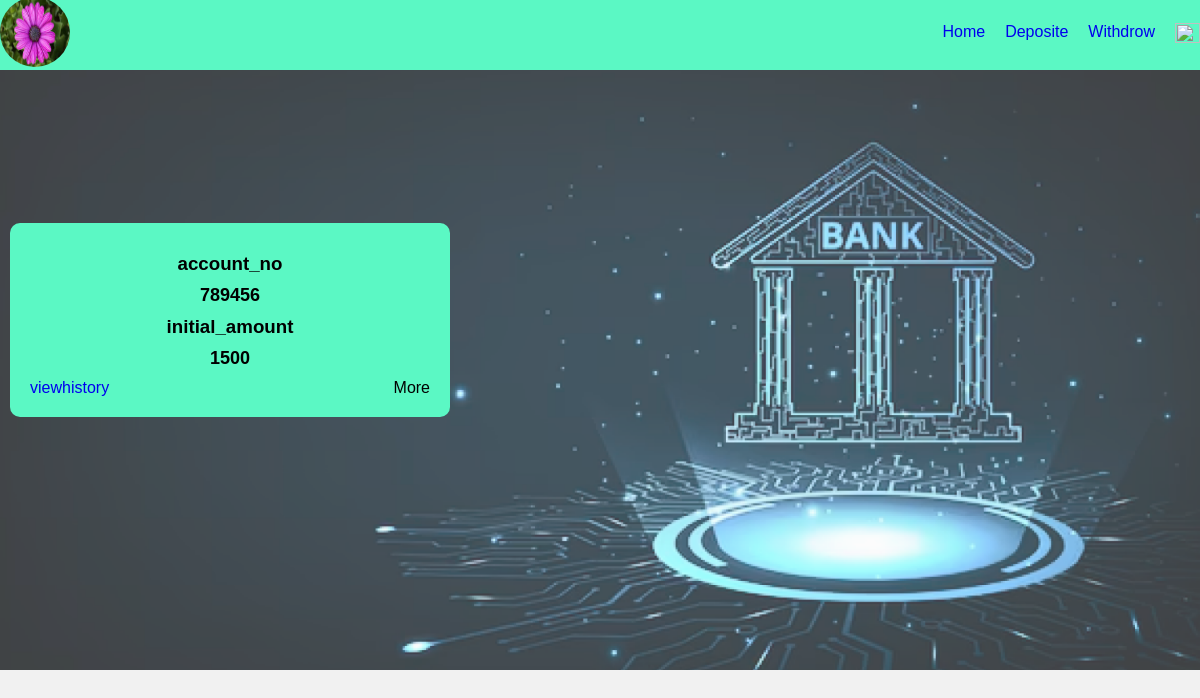
/userhome (signed in), run on the app's committed database.
### app/models.py (models this page shows, shortened)
class User(models.Model):
    user_id=models.ForeignKey(CustomUser,on_delete=models.CASCADE)
    name=models.CharField(max_length=100)
    account_no=models.IntegerField()
    image=models.FileField(upload_to='media')
    address=models.CharField(max_length=100)
    email=models.CharField(max_length=100)
    age=models.IntegerField()
    phone=models.IntegerField()
    dob=models.DateField()
    adharcard=models.IntegerField()
    pancard=models.IntegerField()
    initial_amount=models.IntegerField()

### app/views.py (the view)
# urls.py: path('userhome',views.userhome,name='userhome'),
def userhome(request):
    data=CustomUser.objects.get(id=request.user.id)
    data1=User.objects.get(user_id=data)
    return render(request,'userhome.html',{'data1':data1})

### templates/userhome.html (shortened to what this page needs)
<!DOCTYPE html>
{% load static %}
<html lang="en">
<head>
</head>
<body>
    <div class="navbar">
        <div class="logo"><a href="{% url 'profileview' %}"><img src="{{ data1.image.url }}" alt="" height="70px" width="70px" style="border-radius: 50%;"></a></div>
          <nav class="navbar">
              <ul>
                <li><a style="text-decoration: none;" href="{% url 'userhome' %}">Home</a></li>
                <li><a style="text-decoration: none;" href="{% url 'deposit' %}">Deposite</a></li>
                <li><a style="text-decoration: none;" href="{% url 'withdrow' %}">Withdrow</a></li>
                <li><a style="text-decoration: none;" href="{% url 'logout' %}"><img src="{% static 'img/logout.png '%}" alt="" height="20px" width="25px"></a></li>
              </ul>
          </nav>
    </div>
        <div class="container">
            {% block content %}
          <div class="main">
              <h3>account_no</h3>
              <p>{{data1.account_no}}</p>
              <h3>initial_amount</h3>
              <p>{{data1.initial_amount}}</p>
              <div style="display: flex;justify-content: space-between;">
                <a style="text-decoration: none;" href="{% url 'history' %}">viewhistory</a>
                <a style="text-decoration: none;color: black;" href="more">More</a>
              </div>
        {% endblock %}
</body>
</html>

### data on the page
User: image (picture), account_no "789456", initial_amount "1500"
